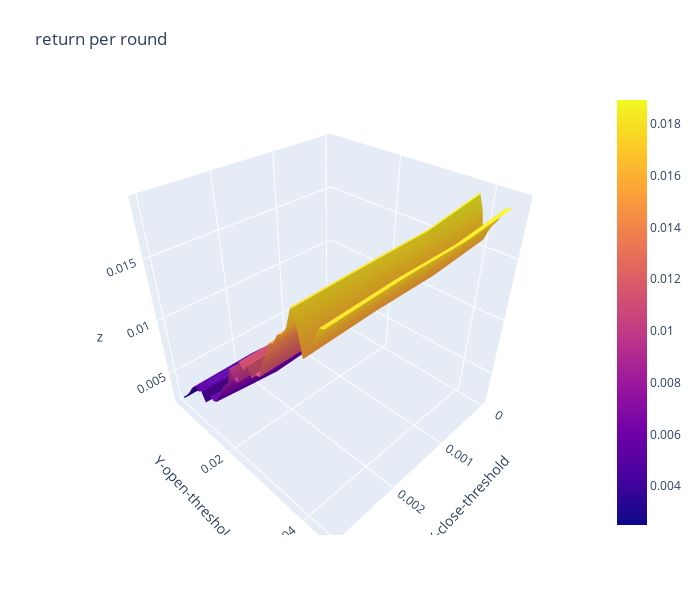

Notebook code for this chart:
### Code cell
import plotly.graph_objects as go

x_data = df_return_per_round.columns.to_list() # close threshold

y_data = df_return_per_round.index.to_list() # open threshold

z_data = df_return_per_round.copy(deep=True) # return per round

fig = go.Figure(data=[go.Surface(z=z_data.values,x=x_data,y=y_data)])

fig.update_layout(title="return per round", # 标题
                  autosize=False,  # 尺度自动缩放
                  width=700,  # 长宽
                  height=600,
                  margin=dict(l=65,r=50,b=65,t=90),  # 4个位置的距离
                  scene=dict(xaxis_title='X-close-threshold',yaxis_title='Y-open-threshold')
                 )

fig.show()

### Figure 1 — Plotly figure (JSON) as saved in the notebook; plotly's stock layout.template omitted (floating-point values rounded to 4 significant figures; data arrays with more than 128 entries replaced by an {"elided": "..."} marker saying what was removed)
{"data": [{"type": "surface", "x": [0, 0.001, 0.002, 0.003], "y": [0.0031, 0.0032, 0.0035, 0.004, 0.005, 0.006, 0.007, 0.008, 0.009, 0.01, 0.011, 0.012, 0.013, 0.014, 0.015, 0.016, 0.017, 0.018, 0.019, 0.02, 0.021, 0.022, 0.023, 0.024, 0.025, 0.026, 0.027, 0.028, 0.029, 0.03, 0.031, 0.032, 0.033, 0.034, 0.035, 0.036, 0.037, 0.038, 0.039, 0.04, 0.041, 0.042, 0.043, 0.044, 0.045], "z": {"elided": "45x4 float values"}}], "layout": {"autosize": false, "height": 600, "margin": {"b": 65, "l": 65, "r": 50, "t": 90}, "scene": {"xaxis": {"title": {"text": "X-close-threshold"}}, "yaxis": {"title": {"text": "Y-open-threshold"}}}, "title": {"text": "return per round"}, "width": 700}}
